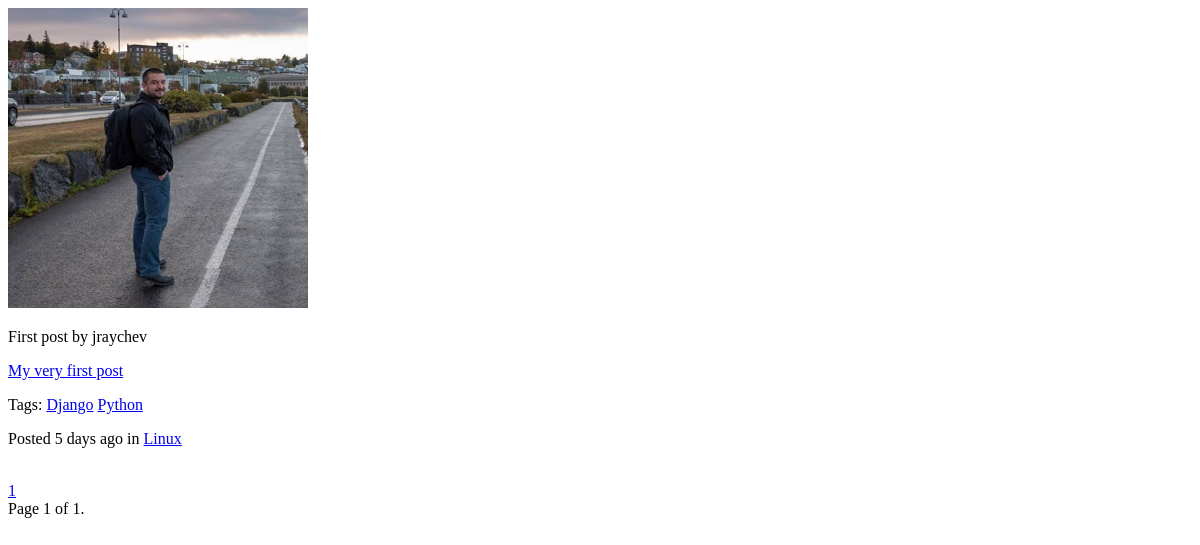
/posts/, run on an earlier commit of the app's database.
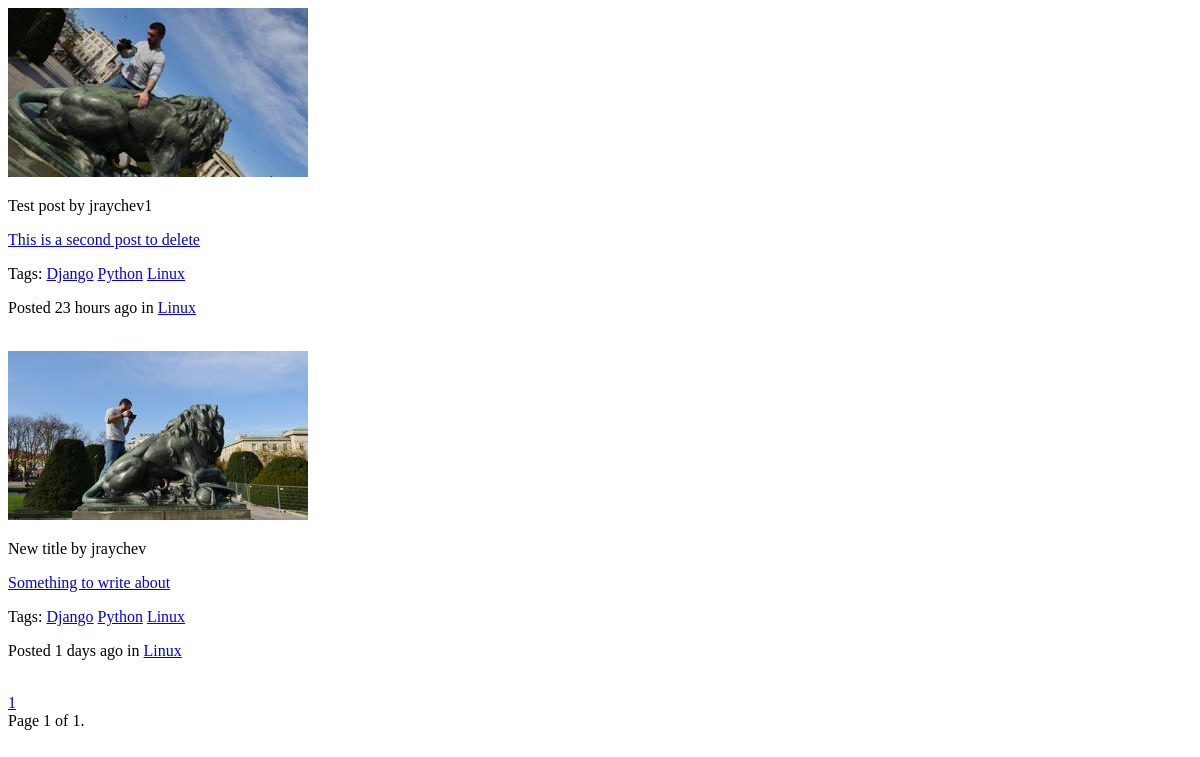
And on a later commit of the database.
### posts/models.py (models this page shows, shortened)
class Post(models.Model):
    title = models.CharField(max_length=100)
    content = models.TextField()
    header_image = models.ImageField(default='profile_default.jpg', upload_to='post_images')
    date_posted = models.DateTimeField(default=timezone.now)
    author = models.ForeignKey(CustomUser, on_delete=models.CASCADE, default=1)
    author_bio = models.CharField(max_length=200, default='default-bio')
    tags = models.ManyToManyField(Tag)
    category = models.ForeignKey(Category, on_delete=models.DO_NOTHING)
    status = models.IntegerField(choices=STATUS, default=0)
    @property
    def time_created_before(self):
        time_diff = timezone.now() - self.date_posted
        seconds = floor(time_diff.total_seconds())
        time_since_creation = 0
        if seconds < 3600:
            time_since_creation = str(seconds//60) + ' mins ago'
        elif seconds > 3600 and seconds < 86400:
            time_since_creation = str(seconds//3600) + ' hours ago'
        elif seconds > 8600 and seconds < 432000:
            time_since_creation = str(seconds//86000) + ' days ago'
        else:
            posted_on = str(self.date_posted.strftime('%b. %d'))
            time_since_creation = 'on ' + posted_on
        return time_since_creation
    class Meta:
        ordering = ['-date_posted']

class Tag(models.Model):
    name = models.CharField(max_length=20, unique=True)
    def __str__(self):
        return str(self.name)

class Category(models.Model):
    name = models.CharField(max_length=20, unique=True)
    def __str__(self):
        return str(self.name)

### accounts/models.py (models this page shows, shortened)
class CustomUser(AbstractUser):
    department = models.CharField(max_length=50)
    slug = models.SlugField(max_length=50)
    profile_image = models.ImageField(default='profile_default.jpg', upload_to='profile_images')
    def __str__(self):
        return self.username

### posts/views.py (the view)
# urls.py: path('', PostsView.as_view(), name='all-posts'),
class PostsView(ListView):
    paginate_by = _PAGINATE_BY
    queryset = Post.objects.filter(status=0) # Return only post with status publish
    context_object_name = 'all_posts'
    template_name = 'posts/all_posts.html'
    login_url = reverse_lazy('login')

### templates/posts/all_posts.html (shortened to what this page needs)
{% extends 'home/base.html' %}
{% block content %}
    {% for post in all_posts %}
    <img src="{{ post.header_image.url }}">
        <p> {{ post.title }} by {{ post.author }} </p>
        <p><a href = "{% url 'post-detail' post.id %}"> {{ post.content }} </a></p>
        <p> Tags:
            {% for tag in post.tags.all %}
                <a href = " {% url 'tag-view-cbv' tag.name %}"> {{ tag }}</a>
        {% endfor %}
        </p>
        <p>Posted {{ post.time_created_before }} in
            <a href = " {% url 'cat-view-cbv' post.category %} "> {{ post.category }}  </a>
        </p>
    {% endfor %}
    <div class="pagination">
        <span class="step-links">
            {% for num in page_obj.paginator.page_range %}
                {% if page_obj.number == num %}
                    <a href = "?page={{num}}"> {{ num }} </a>
                {% elif num > page_obj.number|add:'-2' and num < page_obj.number|add:'2' %}
                    <a href = "?page={{num}}"> {{ num }} </a>
                {% endif %}
            {% endfor %}
        </span>
        <span class="current">
            Page {{ page_obj.number }} of {{ page_obj.paginator.num_pages }}.
        </span>
    </div>
{% endblock %}

### templates/home/base.html (shortened to what this page needs)
<!DOCTYPE html>
<html>
    <head>
        <link rel="stylesheet" href="">
    </head>
    <body>
        {% block content %}
        {% endblock %}
    </body>
</html>

What changed in the data, as far as the page shows it:
removed Post: header_image (picture), title "First post", author "jraychev", content "My very first post", time_created_before "5 days ago", category "Linux", Tag (name "Django"), Tag (name "Python")
added Post: header_image (picture), title "Test post", author "jraychev1", content "This is a second post to delete", time_created_before "23 hours ago", category "Linux", Tag (name "Django"), Tag (name "Python")
now on this page (row unchanged): Tag: name "Linux"
added Post: header_image (picture), title "New title", author "jraychev", content "Something to write about", time_created_before "1 days ago", category "Linux", Tag (name "Django"), Tag (name "Python")
